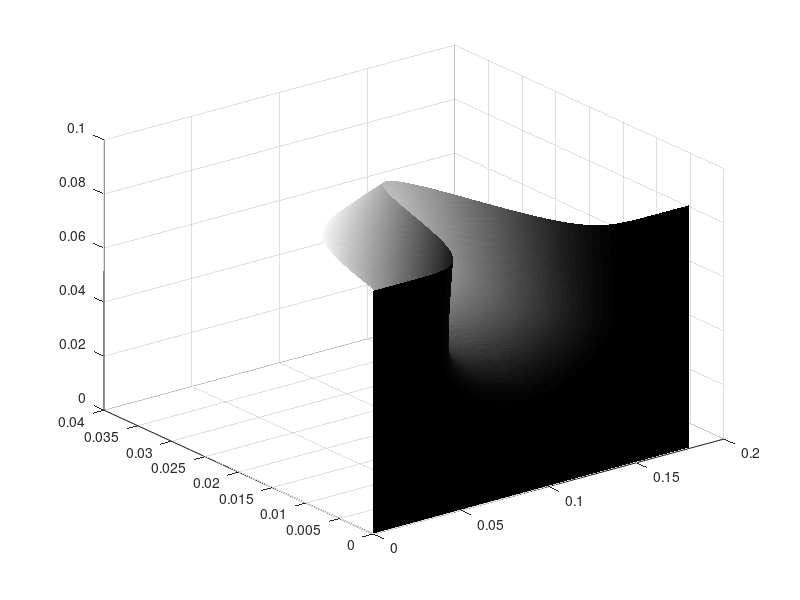

The MATLAB source for this figure: (Note: this script raises an error after producing the figure.)
%% Fig 9


a= 2;

b= 1;

Lambda_f = [1.0, 0.07,0.0, 50, 0.6, 25.0, 0.55 ,0]; 

Lambda_g = [1.0, 0.02, 0.1, 51, 0.605, 15.0, 0.48 ,1e-2]; 


%%

epsilon = 1.2e-2;
b_dim = 9e-2; %metres


%% 

N_x = 400;
N_y = 200;

x = linspace(0,a,N_x);
y = linspace(0,b,N_y).';



F= @(x,y,Lambda)  exp( -(x-Lambda(1)).^2./(Lambda(2)+Lambda(3)*y) ).*Lambda(4).*(1-Lambda(5).*y)./(1+exp(-Lambda(6).*(y-Lambda(7))))+Lambda(8);

f = F(x,y,Lambda_f);
g = F(x,y,Lambda_g);


f_dim = b_dim*epsilon*f;
g_dim = b_dim*epsilon*g;


[X_dim,Y_dim]= meshgrid(b_dim*x,b_dim*y);


for j=1:3
%% 3D  Plotting

fig = figure;

set(gcf,'color','w');

col_f= 0.65*[1,1,1];

col_mask= [160,190,238]/255;


ax = axes;


surf(X_dim,f_dim,Y_dim,f_dim,'EdgeColor','none')
colormap('gray')
clim([-0.015,0.03])


hold on

surf(X_dim,g_dim,Y_dim,'EdgeColor','none','FaceColor',col_mask,'FaceAlpha',0.5)

ax.DataAspectRatio = [1 1 1];

%% Add mouth
mouth_x = b_dim*[0.852, 1.148,1.148,0.852,0.852];
mouth_y = b_dim*[0.275,0.275,0.325,0.325,0.275].';

mouth_z = epsilon*b_dim*F(mouth_x./b_dim,mouth_y./b_dim,Lambda_f);


%Surface mouth
[X_mouth,Y_mouth]= meshgrid(mouth_x,mouth_y);
f_mouth = epsilon*b_dim*F(mouth_x./b_dim,mouth_y./b_dim,Lambda_f)+1e-4;

surf(X_mouth,f_mouth,Y_mouth,'EdgeColor','none','FaceColor',[1,0,0]) % block


xlabel('$\hat{x} (m)$','FontSize',12,'Interpreter','latex')
ylabel('$\hat{z} (m)$','FontSize',12,'Interpreter','latex')
zlabel('$\hat{y} (m)$','FontSize',12,'Interpreter','latex',Rotation=0)


xlim([0, b_dim*a])
zlim([0, b_dim*b])



ax.XTick =[0, 0.06, 0.12, 0.18];
ax.ZTick = [0, 0.03, 0.06, 0.09];
ax.YTick = [0, 0.01, 0.02, 0.03];




if j==1
    view(90,0)
elseif j==2
    view(2)
elseif j==3
set(gca,'XDir','reverse')
ax.YAxis.TickValues=[0, 0.03];
% ax.YLabel.Position(2)=0.022;
% ax.YLabel.Position(3)=-0.004;
% 
% ax.XLabel.Position(1)=0.11;
% ax.XLabel.Position(3)=-0.012;
% ax.XLabel.Position(2)=0.03;

    campos([-0.4725    0.8265    0.2949])
end

end

